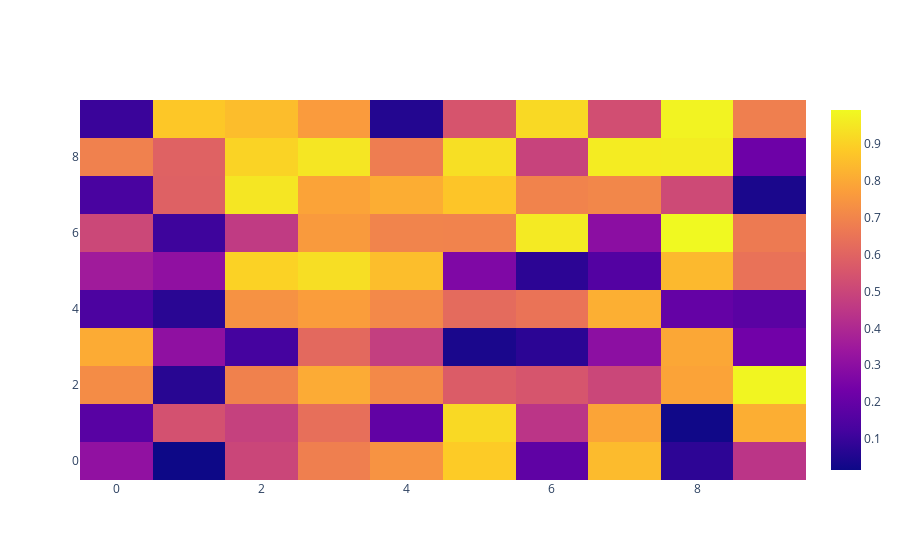

The notebook cell saved with this chart:
### Code cell
# heatmaps in plotly

data = np.random.rand(10,10)

heatmap = go.Heatmap(z=data)
fig = go.Figure(data=[heatmap])
fig.show()
